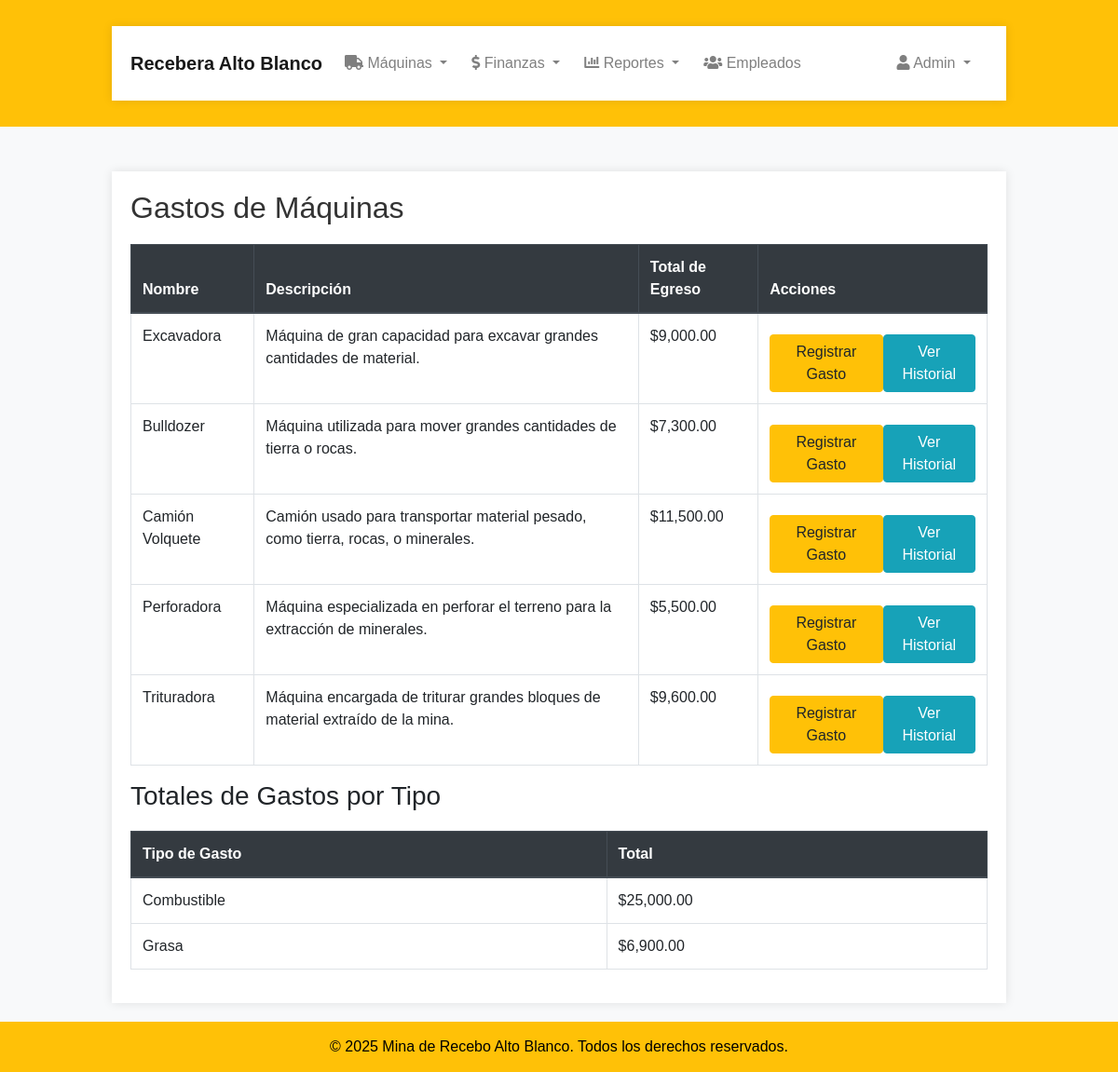
The page /gastos_maquinas.php (signed in) on the database its author committed.
### tables this page shows
CREATE TABLE `maquinas` (
  `id` int(11) NOT NULL,
  `nombre` varchar(100) NOT NULL,
  `descripcion` text NOT NULL,
  `horas_trabajadas` time DEFAULT '00:00:00'
);

### gastos_maquinas.php (the view, shortened to what this page needs)
<?php
$config = include 'config.php';
try {
    $conexion = new PDO(
        'mysql:host=' . $config['db']['host'] . ';dbname=' . $config['db']['dbname'],
        $config['db']['user'],
        $config['db']['pass'],
        $config['db']['options']
    );
    $stmt = $conexion->query("
        SELECT m.id, m.nombre, m.descripcion, COALESCE(SUM(g.monto), 0) AS total_egreso
        FROM maquinas m
        LEFT JOIN gasto_maquina g ON m.id = g.id_maquina
        GROUP BY m.id, m.nombre, m.descripcion
    ");
    $maquinas = $stmt->fetchAll();
    $stmt = $conexion->query("
        SELECT tipo_gasto, COALESCE(SUM(monto), 0) AS total
        FROM gasto_maquina
        WHERE tipo_gasto IN ('combustible', 'grasa', 'repuesto')
        GROUP BY tipo_gasto
    ");
    $gastosPorTipo = $stmt->fetchAll(PDO::FETCH_ASSOC);
} catch (PDOException $error) {
    echo "Error: " . $error->getMessage();
}
?>
<?php include 'templates/header.php'; ?>
<div class="container mt-5">
    <h2>Gastos de Máquinas</h2>
    <table class="table table-bordered">
        <thead class="thead-dark">
            <tr>
                <th>Nombre</th>
                <th>Descripción</th>
                <th>Total de Egreso</th>
                <th>Acciones</th>
            </tr>
        </thead>
        <tbody>
            <?php foreach ($maquinas as $maquina): ?>
                <tr>
                    <td><?php echo htmlspecialchars($maquina['nombre']); ?></td>
                    <td><?php echo htmlspecialchars($maquina['descripcion']); ?></td>
                    <td>$<?php echo number_format($maquina['total_egreso'], 2); ?></td>
                    <td>
                        <div class="d-flex gap-2 justify-content-center">
                            <a href="registrar_gasto_maquina.php?id=<?php echo $maquina['id']; ?>" class="btn btn-warning">Registrar Gasto</a>
                            <a href="historial_gastos.php?id=<?php echo $maquina['id']; ?>" class="btn btn-info">Ver Historial</a>
                        </div>
                    </td>
                </tr>
            <?php endforeach; ?>
        </tbody>
    </table>
    <h3>Totales de Gastos por Tipo</h3>
    <table class="table table-bordered">
        <thead class="thead-dark">
            <tr>
                <th>Tipo de Gasto</th>
                <th>Total</th>
            </tr>
        </thead>
        <tbody>
            <?php foreach ($gastosPorTipo as $gasto): ?>
                <tr>
                    <td><?php echo htmlspecialchars($gasto['tipo_gasto']); ?></td>
                    <td>$<?php echo number_format($gasto['total'], 2); ?></td>
                </tr>
            <?php endforeach; ?>
        </tbody>
    </table>
</div>
<?php include 'templates/footer.php'; ?>

### css/style.css (style rules this page uses)
body { font-family: Arial, sans-serif; background-color: #f8f9fa; margin: 0; padding: 0; }
.container { margin: 20px auto; max-width: 960px; padding: 20px; background: #fff; box-shadow: 0 0 10px rgba(0,0,0,0.1); }
h2 { margin-bottom: 20px; color: #333; }
.btn { margin-top: 10px; }
.table { margin-top: 20px; }

### templates/footer.php (style rules this page uses)
html, body { height: 100%; margin: 0; display: flex; flex-direction: column; }

### rows shown on the page
maquinas: nombre "Excavadora", descripcion "Máquina de gran capacidad para excavar grandes cantidades de material.", total_egreso "9,000.00"
maquinas: nombre "Bulldozer", descripcion "Máquina utilizada para mover grandes cantidades de tierra o rocas.", total_egreso "7,300.00"
maquinas: nombre "Camión Volquete", descripcion "Camión usado para transportar material pesado, como tierra, rocas, o minerales.", total_egreso "11,500.00"
maquinas: nombre "Perforadora", descripcion "Máquina especializada en perforar el terreno para la extracción de minerales.", total_egreso "5,500.00"
maquinas: nombre "Trituradora", descripcion "Máquina encargada de triturar grandes bloques de material extraído de la mina.", total_egreso "9,600.00"

### other values the page prints
$_SESSION['nombre'] "Admin"
$gasto['tipo_gasto'] "Combustible"
$gasto['total'] "25,000.00"
$gasto['tipo_gasto'] "Grasa"
$gasto['total'] "6,900.00"
